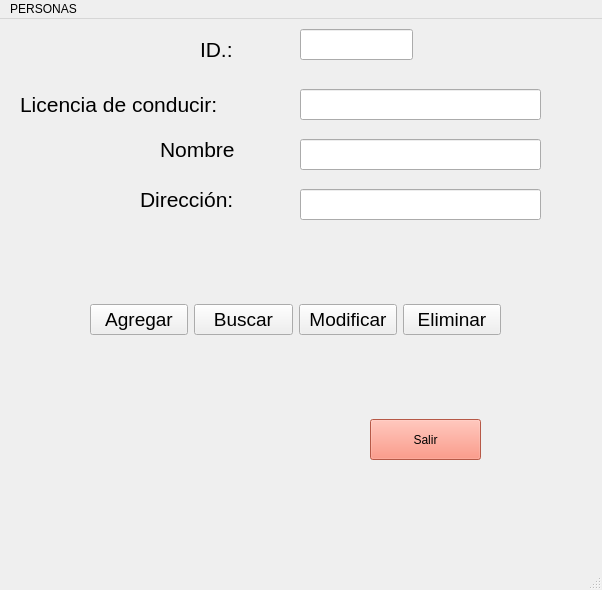
<?xml version="1.0" encoding="UTF-8"?>
<ui version="4.0">
 <class>MainWindow</class>
 <widget class="QMainWindow" name="MainWindow">
  <property name="geometry">
   <rect>
    <x>0</x>
    <y>0</y>
    <width>602</width>
    <height>590</height>
   </rect>
  </property>
  <property name="windowTitle">
   <string>MainWindow</string>
  </property>
  <widget class="QWidget" name="centralwidget">
   <widget class="QLineEdit" name="Carnet">
    <property name="geometry">
     <rect>
      <x>300</x>
      <y>70</y>
      <width>241</width>
      <height>31</height>
     </rect>
    </property>
    <property name="text">
     <string/>
    </property>
   </widget>
   <widget class="QLineEdit" name="Nombre">
    <property name="geometry">
     <rect>
      <x>300</x>
      <y>120</y>
      <width>241</width>
      <height>31</height>
     </rect>
    </property>
   </widget>
   <widget class="QLineEdit" name="direccion">
    <property name="geometry">
     <rect>
      <x>300</x>
      <y>170</y>
      <width>241</width>
      <height>31</height>
     </rect>
    </property>
   </widget>
   <widget class="QLabel" name="label_2">
    <property name="geometry">
     <rect>
      <x>160</x>
      <y>120</y>
      <width>111</width>
      <height>20</height>
     </rect>
    </property>
    <property name="font">
     <font>
      <pointsize>16</pointsize>
     </font>
    </property>
    <property name="layoutDirection">
     <enum>Qt::LeftToRight</enum>
    </property>
    <property name="text">
     <string>Nombre</string>
    </property>
   </widget>
   <widget class="QPushButton" name="btnCerrar">
    <property name="geometry">
     <rect>
      <x>370</x>
      <y>400</y>
      <width>111</width>
      <height>41</height>
     </rect>
    </property>
    <property name="autoFillBackground">
     <bool>false</bool>
    </property>
    <property name="styleSheet">
     <string notr="true">QPushButton {
    background-color: rgb(255,125,100);
}</string>
    </property>
    <property name="text">
     <string>Salir</string>
    </property>
   </widget>
   <widget class="QWidget" name="gridLayoutWidget">
    <property name="geometry">
     <rect>
      <x>90</x>
      <y>230</y>
      <width>411</width>
      <height>141</height>
     </rect>
    </property>
    <property name="font">
     <font>
      <pointsize>14</pointsize>
     </font>
    </property>
    <layout class="QGridLayout" name="gridLayout">
     <item row="0" column="0">
      <widget class="QPushButton" name="btnAgregar">
       <property name="font">
        <font>
         <pointsize>14</pointsize>
        </font>
       </property>
       <property name="text">
        <string>Agregar</string>
       </property>
      </widget>
     </item>
     <item row="0" column="1">
      <widget class="QPushButton" name="btnBuscar">
       <property name="font">
        <font>
         <pointsize>14</pointsize>
        </font>
       </property>
       <property name="text">
        <string>Buscar</string>
       </property>
      </widget>
     </item>
     <item row="0" column="2">
      <widget class="QPushButton" name="btnModificar">
       <property name="font">
        <font>
         <pointsize>14</pointsize>
        </font>
       </property>
       <property name="text">
        <string>Modificar</string>
       </property>
      </widget>
     </item>
     <item row="0" column="3">
      <widget class="QPushButton" name="btnEliminar">
       <property name="font">
        <font>
         <pointsize>14</pointsize>
        </font>
       </property>
       <property name="text">
        <string>Eliminar</string>
       </property>
      </widget>
     </item>
    </layout>
   </widget>
   <widget class="QLabel" name="label">
    <property name="geometry">
     <rect>
      <x>20</x>
      <y>70</y>
      <width>251</width>
      <height>31</height>
     </rect>
    </property>
    <property name="font">
     <font>
      <pointsize>16</pointsize>
     </font>
    </property>
    <property name="layoutDirection">
     <enum>Qt::LeftToRight</enum>
    </property>
    <property name="text">
     <string>Licencia de conducir:</string>
    </property>
   </widget>
   <widget class="QLabel" name="label_3">
    <property name="geometry">
     <rect>
      <x>140</x>
      <y>170</y>
      <width>131</width>
      <height>20</height>
     </rect>
    </property>
    <property name="font">
     <font>
      <pointsize>16</pointsize>
     </font>
    </property>
    <property name="layoutDirection">
     <enum>Qt::LeftToRight</enum>
    </property>
    <property name="text">
     <string>Dirección:</string>
    </property>
   </widget>
   <widget class="QLineEdit" name="id">
    <property name="geometry">
     <rect>
      <x>300</x>
      <y>10</y>
      <width>113</width>
      <height>31</height>
     </rect>
    </property>
   </widget>
   <widget class="QLabel" name="label_4">
    <property name="geometry">
     <rect>
      <x>200</x>
      <y>20</y>
      <width>71</width>
      <height>21</height>
     </rect>
    </property>
    <property name="font">
     <font>
      <pointsize>16</pointsize>
     </font>
    </property>
    <property name="text">
     <string>ID.:</string>
    </property>
   </widget>
   <widget class="QLabel" name="lblDisplay">
    <property name="geometry">
     <rect>
      <x>250</x>
      <y>210</y>
      <width>241</width>
      <height>21</height>
     </rect>
    </property>
    <property name="font">
     <font>
      <pointsize>10</pointsize>
     </font>
    </property>
    <property name="text">
     <string/>
    </property>
   </widget>
  </widget>
  <widget class="QMenuBar" name="menubar">
   <property name="geometry">
    <rect>
     <x>0</x>
     <y>0</y>
     <width>602</width>
     <height>26</height>
    </rect>
   </property>
   <widget class="QMenu" name="menuPERSONAS">
    <property name="title">
     <string>PERSONAS</string>
    </property>
    <addaction name="actionSalir"/>
   </widget>
   <addaction name="menuPERSONAS"/>
  </widget>
  <widget class="QStatusBar" name="statusbar"/>
  <action name="actionSalir">
   <property name="text">
    <string>Salir</string>
   </property>
  </action>
 </widget>
 <resources/>
 <connections/>
</ui>
